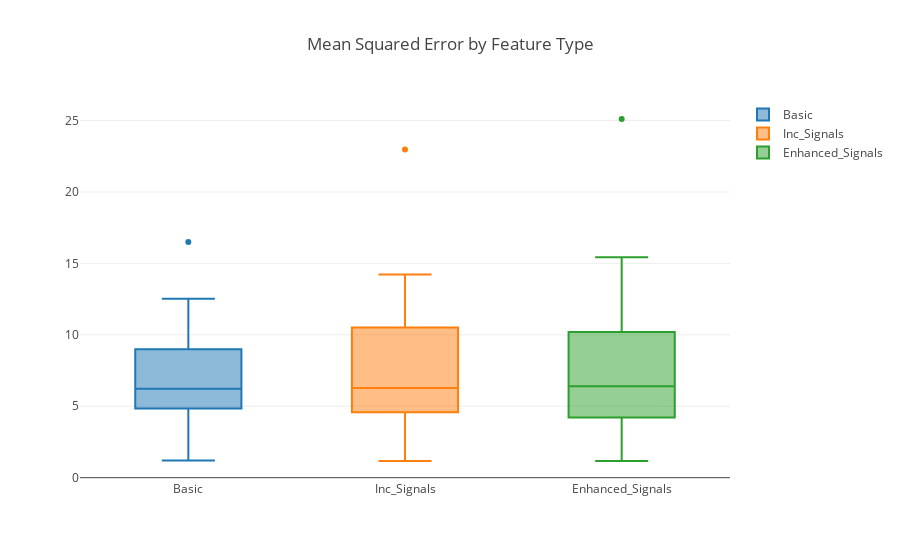

The notebook cell saved with this chart:
### Markdown cell above
As expected the **RNN** performs the best, **Random forest** is the second, **Decision Tree** is the last

### Code cell
# All runs presented in pivot table 
create_boxplot_traces_for_results(results_df,'FEATURE_TYPE','MEAN_SQUARED_ERROR',"Mean Squared Error by Feature Type")

### Figure 1 — Plotly figure (JSON) as saved in the notebook; plotly's stock layout.template omitted (floating-point values rounded to 4 significant figures)
{"data": [{"name": "Basic", "type": "box", "uid": "73ea3ac0-a05d-11e8-a482-3c15c2df16f6", "y": [5.8, 8.436, 16.5, 12.52, 7.705, 1.834, 4.37, 5.517, 11.88, 8.984, 6.637, 1.206, 4.839, 5.106, 11.87, 8.563, 5.582, 2.017]}, {"name": "Inc_Signals", "type": "box", "uid": "73ea3c34-a05d-11e8-944a-3c15c2df16f6", "y": [6.518, 7.993, 22.97, 14.22, 10.52, 1.577, 4.216, 5.435, 12.74, 9.26, 6.042, 1.169, 4.7, 5.628, 11.68, 8.337, 4.589, 2.093]}, {"name": "Enhanced_Signals", "type": "box", "uid": "73ea3cdc-a05d-11e8-b9fa-3c15c2df16f6", "y": [6.768, 7.784, 25.11, 15.43, 1.557, 10.21, 4.216, 5.435, 12.74, 9.26, 6.042, 1.169, 4.096, 4.966, 11.65, 8.632, 4.218, 2.013]}], "layout": {"title": "Mean Squared Error by Feature Type"}}
